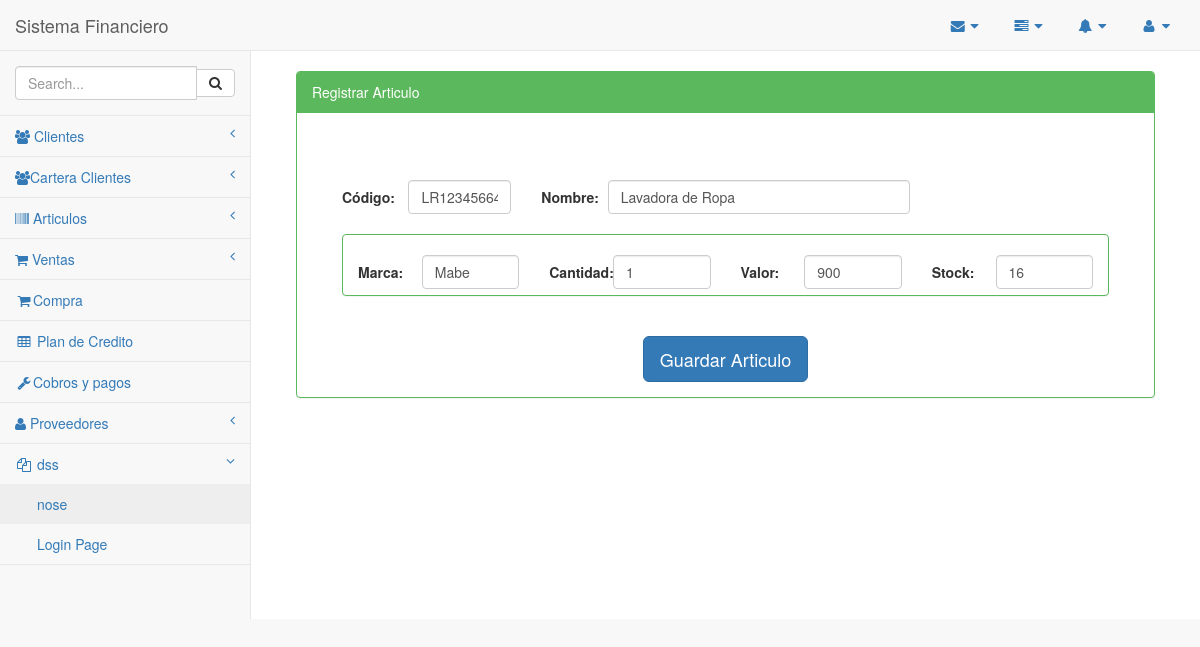
Page /Inventario/modificarInventario.php?ir=1 on the earlier database version.
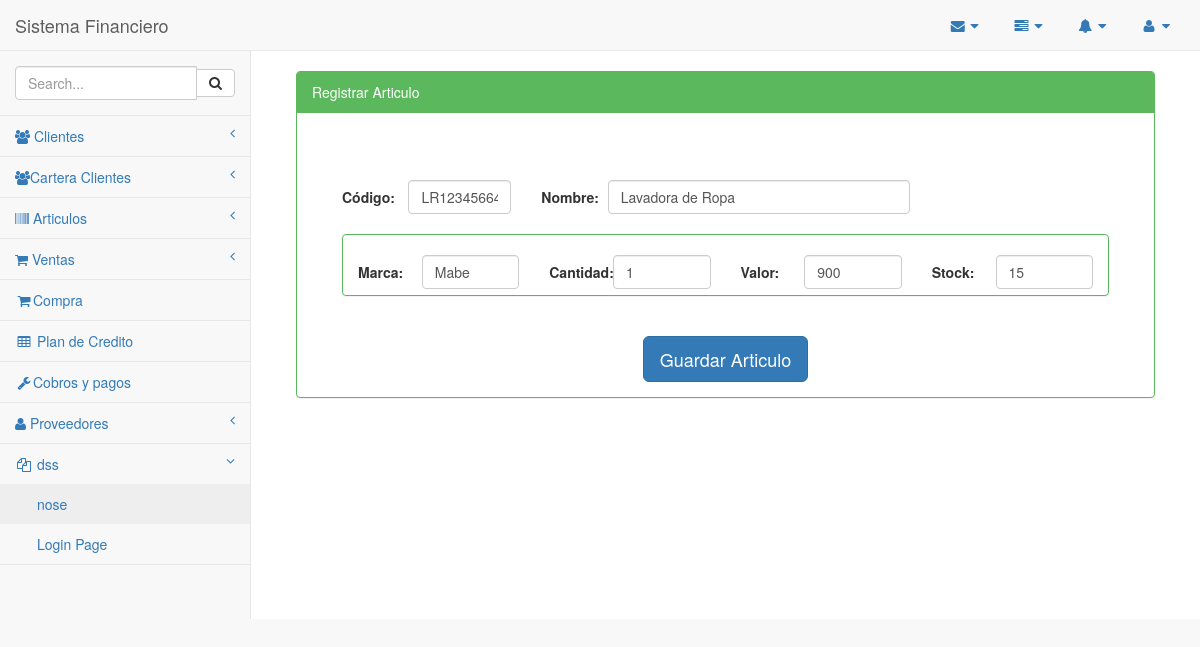
Same page on the later database version.
### tables this page shows
CREATE TABLE `inventario` (
  `idinventario` int(11) NOT NULL,
  `id_articulos` int(11) DEFAULT NULL,
  `stock` int(11) DEFAULT NULL,
  `stockMinimo` int(11) DEFAULT NULL,
  `pv` float DEFAULT NULL,
  `cant` int(11) DEFAULT NULL
);

### Inventario/modificarInventario.php (the view, shortened to what the changed rows need)
<?php
    include_once '../Plantilla/encabezado.php';
    include_once '../Plantilla/menuLateral.php';
     $modi = $_GET['ir'];
 ?>
  <div id="page-wrapper">
            <div class="container-fluid">
                <div class="row">
                    <div class="col-md-12">
                        <br/>
                         <div class="panel panel-green">
                        <div class="panel-body">
            <div class="row">
                <div class="col-md-12" >
                              <div class="col-md-12">
                                    <form class="form-horizontal" action="" method="post" role="form">
                                         <?php
                                    include_once '../conexion/php_conexion.php';
                                    $sacar = mysqli_query($conexion, "SELECT*FROM articulos WHERE idarticulos='$modi'");
                                    while ($fila = mysqli_fetch_array($sacar)) {
                                        $codigo = $fila['codigo'];
                                        $nombre = $fila['nombre'];
                                        $cantidad = $fila['cantidad'];
                                        $valor = $fila['valor'];
                                        $marca = $fila['marca'];
                                         $sacar1 = mysqli_query($conexion, "SELECT*FROM inventario, articulos WHERE idinventario='$modi' and id_articulos=idarticulos");
                                    while ($fila = mysqli_fetch_array($sacar1)) {
                                        $stock = $fila['stock'];
                                        ?>
                                            <label class="col-md-1 control-label">Código:</label>
                                            <div class="col-md-2">
                                                <input type="text" class="form-control" name="codigo" value="<?php echo $codigo; ?>">
                                            </div>
                                            <label class="col-md-1 control-label">Nombre:</label>
                                            <div class="col-md-5">
                                                <input type="text" class="form-control" name="nombre" value="<?php echo $nombre; ?>">
                                            </div>
                                        <div class="col-md-12">
                                         <br>
                                          <div class="panel panel-green">
                                         <br>
                                          <label class="col-md-1 control-label">Marca:</label>
                                            <div class="col-md-2">
                                                <input type="text" class="form-control" name="marca" value="<?php echo $marca; ?>">
                                            </div>
                                           <label class="col-md-1 control-label">Cantidad:</label>
                                            <div class="col-md-2">
                                                <input type="number" min="0" class="form-control" name="cantidad" value="<?php echo $cantidad; ?>">
                                            </div>
                                             <label class="col-md-1 control-label">Valor:</label>
                                            <div class="col-md-2">
                                                <input type="number" min="0" class="form-control" name="valor" value="<?php echo $valor; ?>">
                                            </div>
                                            <label class="col-md-1 control-label">Stock:</label>
                                            <div class="col-md-2">
                                                <input type="number" min="0" class="form-control" name="stock" value="<?php echo $stock; ?>">
                                            </div>
                          <br>
                           <br>
                         </div>
                                            </div>
                                            </div>
                                        <div class="form-group" align="center" >
                                            <div class="col-md-12">
                                            <br>
                                <button type="submit" class="btn btn-primary btn-lg" name="btnEnviar">Guardar Articulo</button>
                                            </div>
                                        </div>
                                         <?php
                                }
                            }
                                ?>
                            </div>
                    </div>
                </div>
            </div>
        </div>
  <?php
   include_once '../Plantilla/inferior.php';
?>

### Plantilla/encabezado.php (shortened to what the changed rows need)
    <link href="../vendor/bootstrap/css/bootstrap.min.css" rel="stylesheet">
    <link href="../vendor/metisMenu/metisMenu.min.css" rel="stylesheet">
    <link href="../dist/css/sb-admin-2.css" rel="stylesheet">
    <link href="../vendor/font-awesome/css/font-awesome.min.css" rel="stylesheet" type="text/css">
<body>
    <div id="wrapper">
        <nav class="navbar navbar-default navbar-static-top" role="navigation" style="margin-bottom: 0">
            <div class="navbar-header">
                <a class="navbar-brand" href="../Inicio/index.php">Sistema Financiero</a>
            </div>

Differences in the rows shown:
changed inventario: stock "16" → "15"
